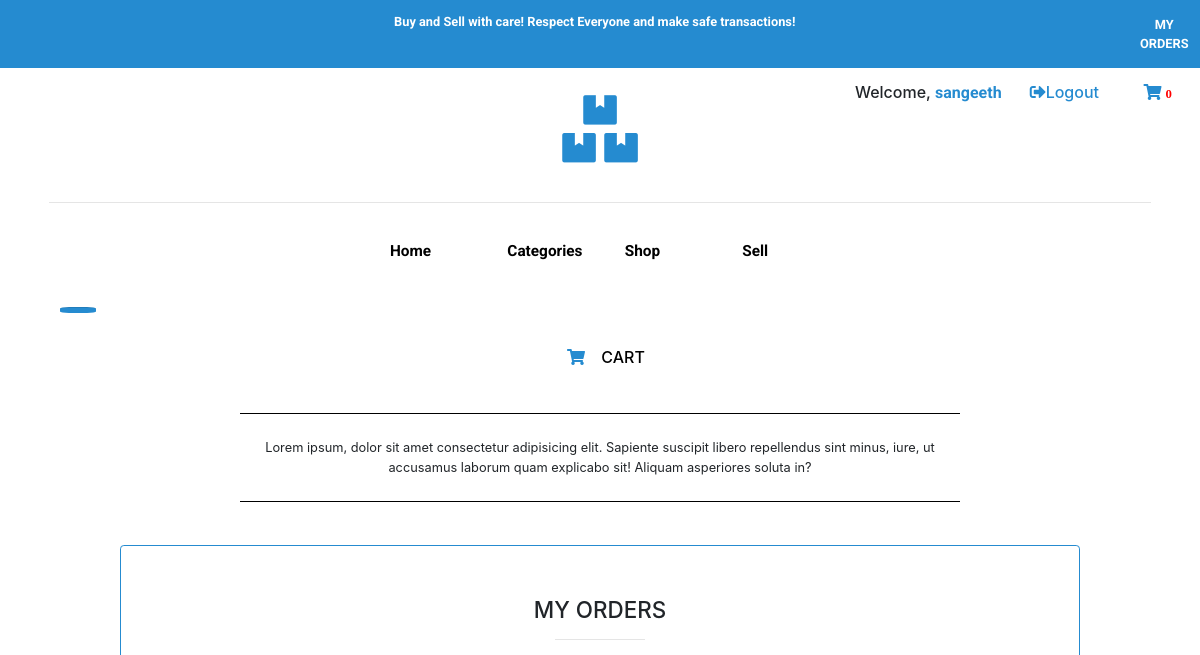
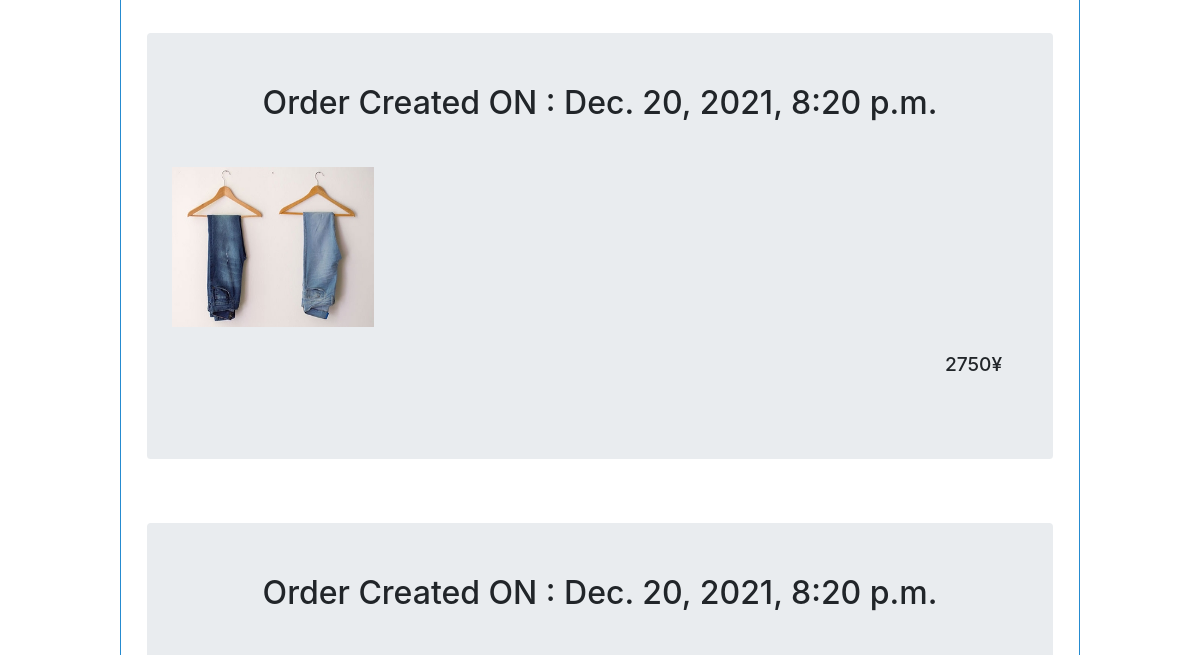
/cart/view_orders (signed in, upper part), run on an earlier commit of the app's database (2 pictures, top to bottom).
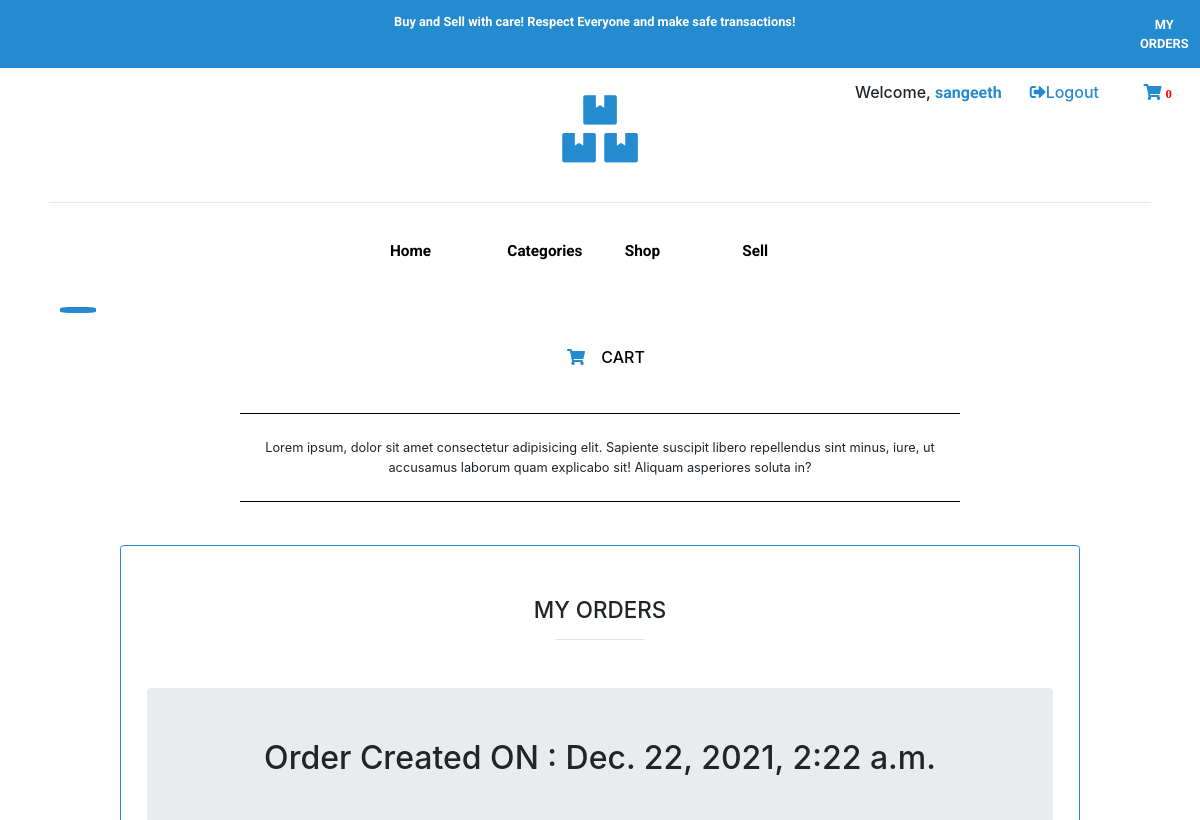
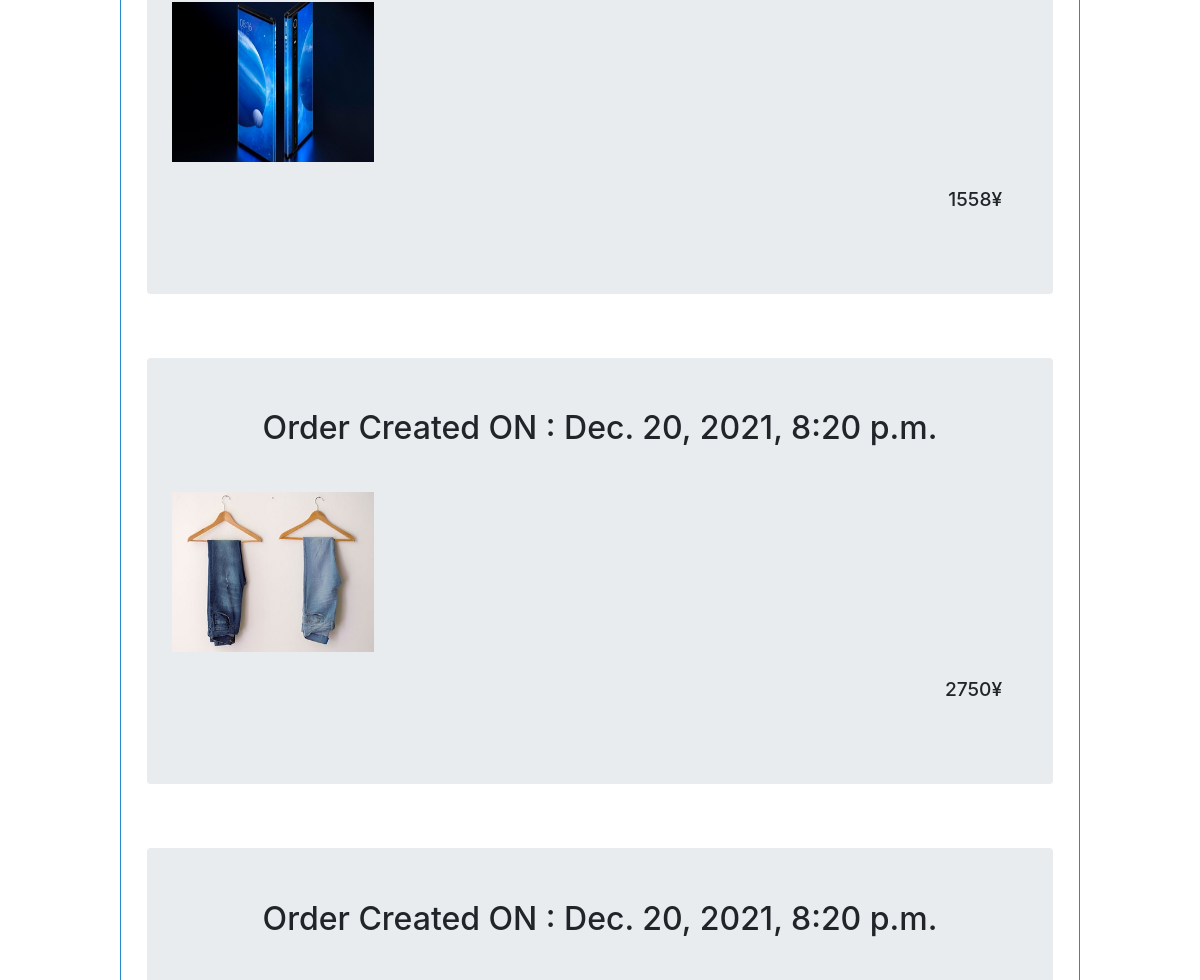
And on a later commit of the database (2 pictures, top to bottom).
### cart/models.py (models this page shows, shortened)
class order(models.Model):
    id = models.AutoField(primary_key=True)
    order_products = models.ManyToManyField(shop_products, related_name="order_pdts")
    created_by = models.ForeignKey(User, on_delete=models.CASCADE)
    created_at = models.DateTimeField(blank = True, null=True)
    order_status = models.CharField(max_length=7, default = "pending")
    order_cost = models.IntegerField(default = 0)

### product/models.py (models this page shows, shortened)
class shop_products(models.Model):
    id = models.AutoField(primary_key=True)
    shop_product_name = models.CharField(max_length=100, default = "Unnamed", blank=True, null=True)
    shop_product_desc = models.CharField(max_length=500, default= " No Description Available! ", blank=True, null=True)
    shop_product_cost = models.IntegerField(blank=True, null=True)
    category = models.ManyToManyField(shop_categories, related_name="product_cat")
    created_at = models.DateTimeField(null=True , auto_now_add=True)
    created_by = models.ForeignKey(User, default = ADMIN_USER_ID, on_delete=models.CASCADE)
    shop_product_image = ResizedImageField(size=[370, 530], upload_to="shop_product_images", default = "default_shop_product", blank=True, null=True)
    shop_product_image2 = ResizedImageField(size=[370, 530], upload_to="shop_product_images",  blank=True, null=True)
    shop_product_image3 = ResizedImageField(size=[370, 530], upload_to="shop_product_images",  blank=True, null=True)
    shop_product_image4 = ResizedImageField(size=[370, 530], upload_to="shop_product_images",  blank=True, null=True)

### cart/views.py (the view)
# urls.py: path('view_orders', views.view_orders , name = "view_orders"),
@login_required
def view_orders(request):
    orders = order.objects.all().filter(created_by = request.user).order_by('-created_at')
    context = {
        'orders' : orders
    }
    return render(request, 'cart/orders.html' , context)

### cart/context_processors.py (called while the page is built)
def cart_count_context_processor(request):
    if request.user.is_authenticated:
        print('context processor main')
        cart_count = cart.objects.all().filter(cart_user = request.user, cart_status = "pending").count()
        return {'cart_count' : cart_count}
    else:
        print('context processor else')
        return {'cart_count' : 1}

### templates/cart/orders.html (shortened to what this page needs)
<!DOCTYPE html>
{% extends "base.html" %}
{% load static %}
{% block body %}
<br>
<div class="featured-title">
    <hr class="featured-hrline" >
    <div class="featured-header">
        <h5><i class="fas fa-shopping-cart cart-icon"></i> CART </h5>
    </div>
    <div class="featured-text">
        Lorem ipsum, dolor sit amet consectetur adipisicing elit. Sapiente suscipit libero repellendus sint minus, iure, ut accusamus laborum quam explicabo sit! Aliquam asperiores soluta in?
    </div>
</div>
    <br>
    <div class="all_categories">
        <div class="jumbotron all_categories_jumbo">
            <div class="row">
                <h3 style="text-align: center; width: 100%; ">MY ORDERS</h3>
            </div>
            <hr style="width: 10%; margin: 1% 45%">
            <br><br>
                {% for ord in orders %}
                <div class="jumbotron">
                    <div class="col-lg-12">
                        <h1 style="text-align: center;">Order Created ON : {{ ord.created_at }}</h1>
                    </div>
                    <br><br>
                    <div class="row">
                        {% for pdtimg in ord.order_products.all %}
                            <div class="col-lg-4">
                                <a href="{% url 'product:shop_product_detail' pdtimg.id %}"><img class="order_image" src="{{pdtimg.shop_product_image.url}}" alt="broken"></a>
                            </div>
                        {% endfor %}
                    </div>
                    <div class="cart_total"><h4>{{ord.order_cost}}¥</h4></div>
                </div>
                <br><br>
                {% endfor %}
            </div>
        </div>
    </div>
{% endblock %}

### templates/base.html (shortened to what this page needs)
<!DOCTYPE html>
{% load static %}
<html lang="en">
<head>
    <link rel="stylesheet" href="https://stackpath.bootstrapcdn.com/bootstrap/4.1.3/css/bootstrap.min.css">
    <link rel="stylesheet" href="{% static 'css/base.css' %}">
</head>
<body>
<div class="row nav">
    {% if user.is_authenticated %}
        <div class="col-lg-11 nav-infobar">
            <p class="nav-infobar-text">Buy and Sell with care! Respect Everyone and make safe transactions!</p>
        </div>
        <div class="col-lg-1 nav-infobar">
            <a href="{% url 'cart:view_orders' %}" style="text-decoration: none !important;"><p class="nav-infobar-text orders" >MY ORDERS</p></a>
        </div>
    {% else %}
        <div class="col-lg-12 nav-infobar">
            <p class="nav-infobar-text">Buy and Sell with care! Respect Everyone and make safe transactions!</p>
        </div>
    {% endif %}
    <div class="authentication">
        {% if user.is_authenticated %}
            <h5 class="welcomeuser"> Welcome, <span style="color: rgb(37, 139, 208); font-family: 'Roboto', sans-serif;font-weight: bold;">{{user.username}}</span><a href="{% url 'registration:signout' %}" class="logout"><i class="fas fa-sign-out-alt"></i>Logout</a> <span class="cart-icon-span"><a class="cart-link" href="{% url 'cart:cart_home'%}"><i class="fas fa-shopping-cart cart-icon"> <span class="cart-count" > {{cart_count}} </span> </span></i></a></h5>
        {% endif %}
    </div>
    <div class="nav-logo">
        <h3><a href="/"><i class="fas fa-3x fa-boxes nav-logo-image"></i></a></h3><br>
    </div>
    <hr class="logo-hr">
    <div class="col-lg-12">
        <nav class="navbar navbar-expand-lg navs">
                <div class="row nav-items-row">
                    <div class="col-lg-3">
                        <li class="nav-item active">
                            <a class="nav-link" href="/"> Home <span class="sr-only">(current)</span></a>
                        </li>
                    </div>
                    <div class="col-lg-3">
                        <li class="nav-item">
                            <a class="nav-link" href="{% url 'homepage:categories' %}">Categories</a>
                        </li>
                    </div>
                    <div class="col-lg-3">
                        <li class="nav-item">
                            <a class="nav-link" href=" {% url 'product:shop' %}">Shop</a>
                        </li>
                    </div>
                    <div class="col-lg-3">
                        <li class="nav-item">
                            <a class="nav-link" href="{% url 'product:sell' %}">Sell</a>
                        </li>
                    </div>
                </div>
        </nav>
    </div>
</div>
<div class="body">
    {% block body %}
    {% endblock %}
<br><br>
<link rel="stylesheet" href="https://pro.fontawesome.com/releases/v5.10.0/css/all.css"/>
</body>
</html>

### static/css/base.css (style rules this page uses)
html { margin: 0%; padding: 0%; overflow-x: hidden; }
hr { margin: 0%; padding: 0%; }
.nav-infobar { background-color: rgb(37, 139, 208); position: relative; padding: 1%; }
.nav-infobar-text { font-family: 'Roboto', sans-serif; margin: 0%; margin-left: 8.33%; text-align: center; font-size: 1em; color: white; font-weight: bold; }
.orders { padding: 3px; }
.authentication { display: inline-block; width: 100%; padding: 5px; margin-bottom: -10%; z-index: 1; }
.welcomeuser { margin-right: 1%; text-align: right; }
.logout { padding: 5px; margin: 0% 2%; color: rgb(37, 139, 208); }
.cart-link { text-decoration: none !important; }
.cart-icon-span { margin-right: 1%; }
.cart-icon { color: rgb(37, 139, 208); padding: 1%; border-radius: 7%; }
.cart-count { color: red; font-size: 2vh; }
.nav-logo { padding: 0%; height: 20%; width: 20%; margin: 1% 40%; margin-bottom: 0%; padding-top: 1%; text-align: center; z-index: 2; }
.logo-hr { margin-top: 1%; padding: 1%; width: 90%; margin-left: 5%; margin-right: 5%; margin-bottom: 0%; }
.nav-logo-image { color: rgb(37, 139, 208); padding: 1%; border-radius: 10px; }
.navs { background-color: white; }
.nav-items-row { width: 40% !important; margin: 0% 30%; }
.nav-link { font-family: 'Roboto', sans-serif; font-weight: bold; font-size: 1.2em; color: black; }
.all_categories { width: 80%; margin: 1% 10%; }
.all_categories_jumbo { background-color: white; border: 1px solid rgb(37, 139, 208); }
.featured-title { display: block; width: 100%; margin: 0% 0%; }
.featured-header { display: inline-block; margin: 1% 5%; }
.featured-text { display: inline-block; width: 60%; margin: 1% 20%; text-align: center; padding : 2% 0%; border-top: 1px solid black; border-bottom: 1px solid black; }
.featured-hrline { width: 3%; height: 0.4em; background-color: rgb(37, 139, 208); margin: 1% 5%; border-radius: 25%; }
.featured-header { display: block; text-align: center; color: black; margin: 2% 0%; }
.cart_total { width: 100%; margin: 0%; text-align: right; padding: 3%; }
.order_image { width: 75%; margin: 0%; min-height: 200px; max-height: 200px; }

What changed in the data, as far as the page shows it:
added order: created_at "Dec. 22, 2021, 2:22 a.m.", order_cost "1558"
now on this page (row unchanged): shop_products: shop_product_image (picture), shown under "Dec. 22, 2021, 2:22 a.m."
